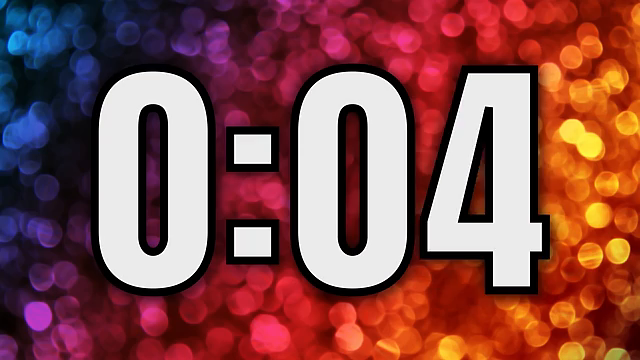
#> input picture frame 25 of 20250609/video_sample.mp4, 640 x 360 px
$ python kmeans_video_segmentation.py
#> lines starting #> are read from the running program, lines starting #| are printed output that depends on the picture
import cv2
from sklearn.cluster import KMeans
import numpy as np
from tqdm import tqdm

def segment_image_with_kmeans(img, n_clusters, user_colors):

    h, w, c = img.shape
    pixels = img.reshape(-1, 3) #2차원을 1차원으로 합침

    kmeans = KMeans(n_clusters=n_clusters)
    kmeans.fit(pixels)
    labels = kmeans.labels_ #0, 1, 2
    user_colors_np = np.array(user_colors, dtype=np.uint8)
    segmented_pixels = user_colors_np[labels]
    segmented_image = segmented_pixels.reshape(h, w, c)

    return segmented_image

def process_video(input_path, output_path, n_clusters, user_colors):
#> called with input_path = 'video_sample.mp4', output_path = 'segmented_output.mp4', n_clusters = 3
    cap = cv2.VideoCapture(input_path)

    if not cap.isOpened():
        print("비디오를 열 수 없습니다.")
        return

    width = int(cap.get(cv2.CAP_PROP_FRAME_WIDTH))
    height = int(cap.get(cv2.CAP_PROP_FRAME_HEIGHT))
    fps = cap.get(cv2.CAP_PROP_FPS)
    total_frames = int(cap.get(cv2.CAP_PROP_FRAME_COUNT))

    fourcc = cv2.VideoWriter_fourcc(*'mp4v')
    out = cv2.VideoWriter(output_path, fourcc, fps, (width, height))

    print("비디오 처리 중...")
    for _ in tqdm(range(total_frames)): #몇번 째 수행중인지 볼 수 있음
        ret, frame = cap.read()
        if not ret:
            break

        frame_rgb = cv2.cvtColor(frame, cv2.COLOR_BGR2RGB)
        segmented_frame = segment_image_with_kmeans(frame_rgb, n_clusters, user_colors)
        segmented_bgr = cv2.cvtColor(segmented_frame, cv2.COLOR_RGB2BGR)

        out.write(segmented_frame)
#> this loop made 31 passes
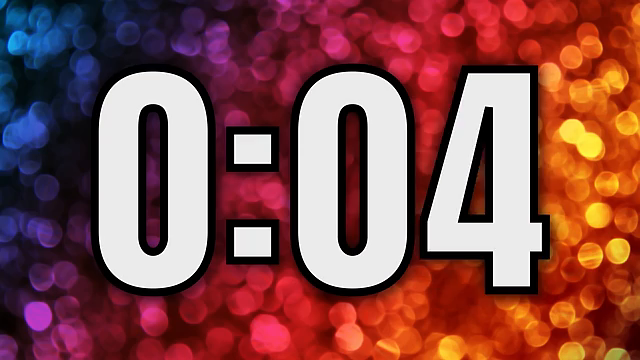
#> input picture frame 25 of 20250609/video_sample.mp4, 640 x 360 px
#> pass 1, in process_video, `segmented_frame = segment_image_with_kmeans(frame_rgb, n_clusters, use..`:
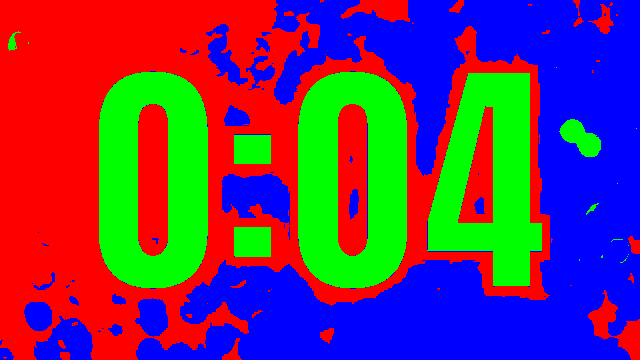
#> segmented_frame: shape (360, 640, 3); mean R, G, B 101.4, 57.3, 96.3
#> after the loop:
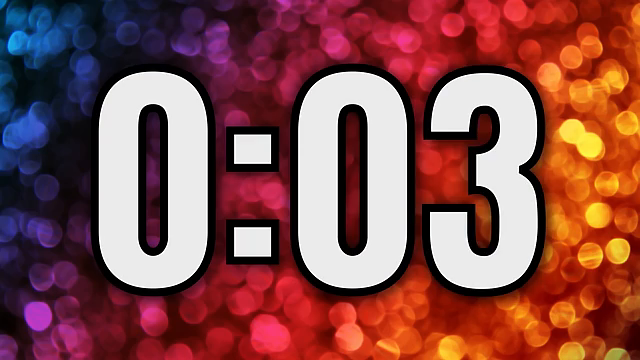
#> frame: shape (360, 640, 3); mean B, G, R 76.9, 78.9, 135.9
#> after the loop:
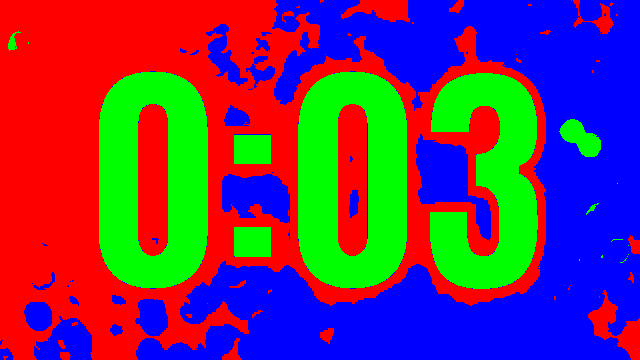
#> segmented_frame: shape (360, 640, 3); mean B, G, R 95.5, 57.1, 102.5

    cap.release()
    out.release()

    # [18 lines of commented-out code are left out]


user_defined_colors = [(255,0,0), (0,255,0), (0,0,255)]
segmented_img = process_video("video_sample.mp4", "segmented_output.mp4", n_clusters=3, user_colors=user_defined_colors)
